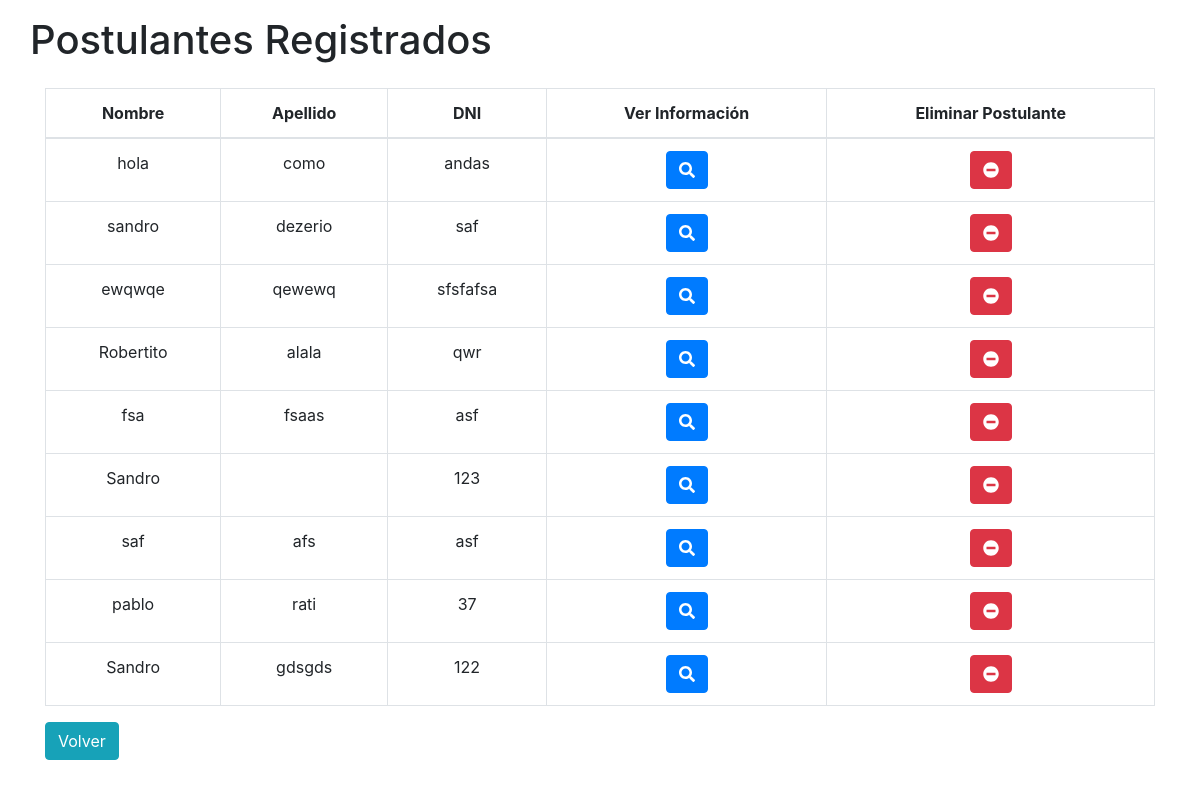
Page /listaPostulantes/index.php on the earlier database version.
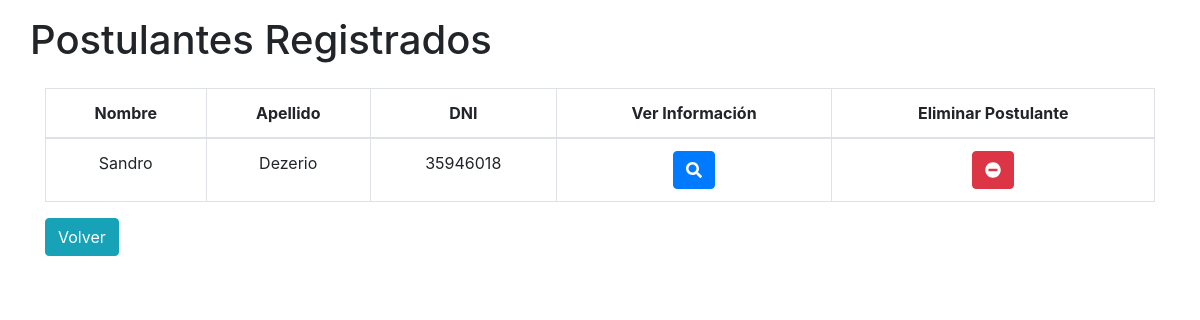
Same page on the later database version.
### tables this page shows
CREATE TABLE `postulante` (
  `idPostulante` int(11) NOT NULL AUTO_INCREMENT,
  `nombre` varchar(50) NOT NULL,
  `apellido` varchar(20) NOT NULL,
  `sexo` varchar(10) NOT NULL,
  `idEstadoCivil` int(11) NOT NULL,
  `dni` varchar(25) NOT NULL,
  `celular` varchar(20) NOT NULL,
  `fijo` varchar(20) NOT NULL,
  `idEstado` int(3) NOT NULL,
  `ciudad` varchar(45) NOT NULL,
  `calle` varchar(45) NOT NULL,
  `metas` varchar(45) NOT NULL,
  PRIMARY KEY (`idPostulante`)
);

### bd/bd.class.php (called while the page is built, shortened)
<?php
class bd{
    public $conn;
    public function __construct(){
        $this->conn = new mysqli("localhost","root","s4ndr0","gobiernoCABA");
        return $this->conn;
    }
    public function ejecutarQuery($sql){
		$vec = array();
		if($resultado = $this->conn->query($sql)){
			while($row = $resultado->fetch_assoc()){
				array_push($vec,$row);
			}
    	}
		return $vec;
	}
}
?>

### listaPostulantes/index.php (the view, shortened to what this page needs)
<?php
    $bd = new bd();
    $queryPostulante = "SELECT * FROM postulante";
    $postulantes = $bd->ejecutarQuery($queryPostulante);
?>
<!DOCTYPE html>
<html lang="en">
<head>
    <link rel="stylesheet" href="https://maxcdn.bootstrapcdn.com/bootstrap/4.0.0/css/bootstrap.min.css">
    <link rel="stylesheet" href="index.css">
</head>
<body>
    <div id="contenido">
            <div class="container">
                <div class="row">
                    <h1>Postulantes Registrados</h1>
                    <div class="col-lg-12">
                        <table class="table table-bordered table-hover" id="miTabla">
                            <thead>
                                <th>Nombre</th>
                                <th>Apellido</th>
                                <th>DNI</th>
                                <th>Ver Información</th>
                                <th>Eliminar Postulante</th>
                            </thead>
                            <tbody>
                                <?php
                                    foreach ($postulantes as $postulante){
                                        echo "<tr>";
                                            echo "<td>".$postulante['nombre']."</td>";
                                            echo "<td>".$postulante['apellido']."</td>";
                                            echo "<td>".$postulante['dni']."</td>";
                                            echo "<td><button class='btn btn-primary activarModalInfo' data-toggle='modal' data-target='#todaLaInfoPOS' data-id='".$postulante['idPostulante']."'>
                                                <i class='fas fa-search'></i>
                                                </button></td>";
                                            echo "<td><button class='btn btn-danger borrarPostulante' data-id='".$postulante['idPostulante']."'>
                                                <i class='fas fa-minus-circle'></i>
                                                </button></td>";
                                        echo "</tr>";
                                    }
                                ?>
                            </tbody>
                        </table>
                    </div>
                    <div class="col-lg-1">
                        <button class="btn btn-info" id="menuPpal">Volver</button>
                    </div>
                </div>
            </div>
    </div>
</body>
</html>

### listaPostulantes/index.css (style rules this page uses)
#contenido { margin:1em; }
table { margin-top:1em; text-align: center; }

Differences in the rows shown:
removed postulante: nombre "hola", apellido "como", dni "andas"
removed postulante: nombre "sandro", apellido "dezerio", dni "saf"
removed postulante: nombre "ewqwqe", apellido "qewewq", dni "sfsfafsa"
removed postulante: nombre "Robertito", apellido "alala", dni "qwr"
removed postulante: nombre "fsa", apellido "fsaas", dni "asf"
removed postulante: nombre "Sandro", dni "123"
removed postulante: nombre "saf", apellido "afs", dni "asf"
removed postulante: nombre "pablo", apellido "rati", dni "37"
removed postulante: nombre "Sandro", apellido "gdsgds", dni "122"
added postulante: nombre "Sandro", apellido "Dezerio", dni "35946018"
